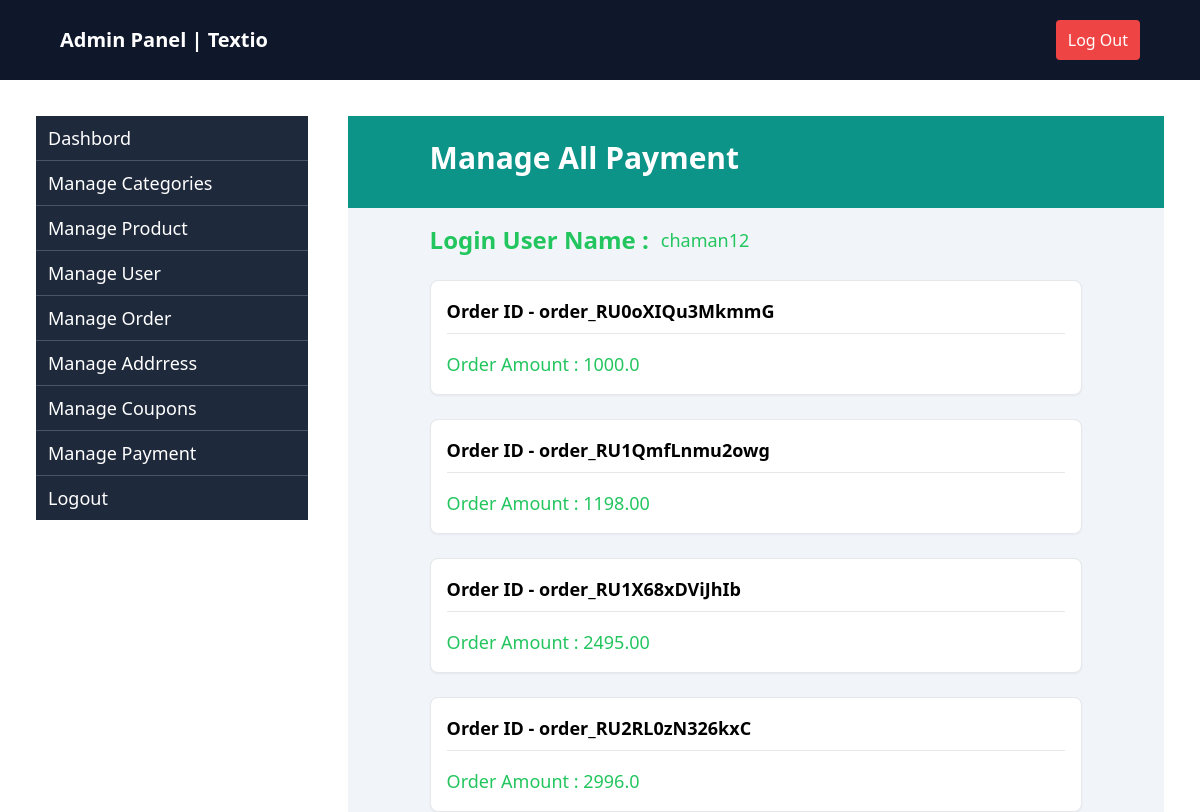
/manage-payment/ (signed in), run on an earlier commit of the app's database.
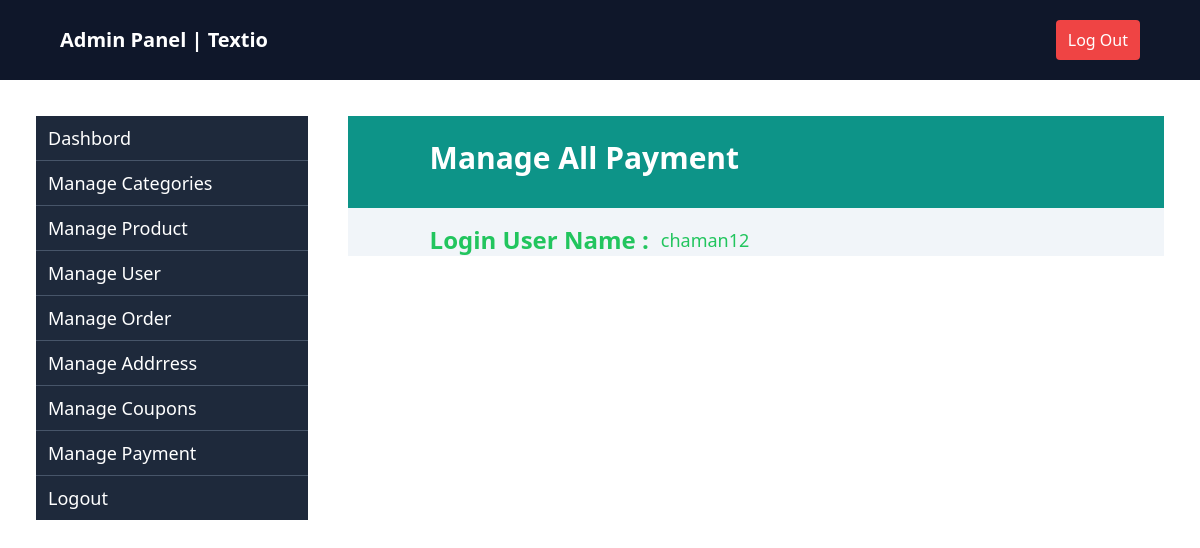
And on a later commit of the database.
### apptextio/models.py (models this page shows, shortened)
class Order(models.Model):
    user = models.ForeignKey(User, on_delete=models.CASCADE,blank=True,null=True)
    temp_user = models.CharField(max_length=50,blank=True,null=True)
    isordered = models.BooleanField(default=False)
    address = models.ForeignKey("Address", on_delete=models.CASCADE, blank=True, null=True)
    coupon_id = models.ForeignKey("Coupon",on_delete=models.CASCADE, blank=True, null=True)
    create_at =models.DateTimeField(auto_now=True, blank=True, null=True)
    razor_pay_order_id = models.CharField(max_length=100, blank=True, null=True)
    razor_pay_payment_id = models.CharField(max_length=100, blank=True, null=True)
    razor_pay_payment_signature = models.CharField(max_length=100, blank=True, null=True)
    from_buynow = models.BooleanField(default=False)
    def gettotaldiscountamount(self):
        total_discount = Decimal(0.00)
        item_discount = 0
        for item in OrderItem.objects.filter(order_id=self.id):
            item_discount += item.total_discount_price()
            total_discount = Decimal(str(item_discount))
        return total_discount
    def getpayableamount(self):
        if self.coupon_id:
            getpayableamount = Decimal(str(self.gettotaldiscountamount() - self.coupon_id.amount))
            return  getpayableamount
        else:
            getpayableamount = Decimal(str(self.gettotaldiscountamount()))
            return  getpayableamount

class OrderItem(models.Model):
    temp_user = models.CharField(max_length=50,blank=True,null=True)
    order_id = models.ForeignKey("Order", on_delete=models.CASCADE,blank=True,null=True, related_name="items")
    product_id = models.ForeignKey(Product, on_delete=models.CASCADE)
    qty = models.IntegerField(default=1)
    isordered = models.BooleanField(default=False)
    def total_discount_price(self):
        total_discount_price = Decimal(str(self.product_id.dis_price*self.qty))
        return total_discount_price

class Product(models.Model):
    category = models.ForeignKey(Category, on_delete=models.CASCADE)
    brand = models.CharField(max_length=50)
    title = models.CharField(max_length=200)
    image = models.ImageField(upload_to="photo/")
    description = models.TextField()
    price = models.FloatField(default=0)
    dis_price = models.FloatField(default=None, blank=True, null=True)
    size = models.ManyToManyField(SizeVariant, related_name="products", blank=True)

class Coupon(models.Model):
    code = models.CharField(max_length=200)
    amount = models.DecimalField(max_digits=7,decimal_places=2)

### apptextio/admin_views.py (the view)
# urls.py: path("manage-payment/",managePayment,name="managepayment"),
def managePayment(request):
    data = {}
    data['orders'] = Order.objects.filter(user=request.user , isordered = True)
    return render(request, 'admin/manage_payment.html', data)

### apptextio/context_processors.py (called while the page is built)
def no_of_orderitms(request):
    numbers = 0
    try:
        order = Order.objects.filter(user=request.user,isordered=False,from_buynow=False).first()
        if order:
            orderitems = OrderItem.objects.filter(user=request.user,order_id=order)
            numbers = orderitems.count()
        return {"numbers":numbers}
    except:
        return {"numbers":numbers}

### apptextio/templates/admin/manage_payment.html (shortened to what this page needs)
{% extends 'admin/admin_base.html' %}
{% load tailwind_filters %}
{% block content %}
<div class="bg-slate-100 flex flex-1 flex-col">
    <div class="flex-1 bg-teal-600 text-white px-[10%] py-6">
        <h2 class="text-3xl font-semibold">Manage All Payment</h2>
    </div>
    <div class="flex mt-4 gap-5 px-[10%]">
        <div class="w-full">
            <div class="flex items-center gap-3">
                <p class="text-2xl font-bold text-green-500">Login User Name :</p><span class="text-green-500 text-lg">
                    {{user.username}}</span>
            </div>
            {% for order in orders %}
            <div class="flex flex-col gap-4 mt-6 border rounded-lg bg-white shadow-sm p-4">
                <div class="flex items-center justify-between border-b pb-2">
                    <h2 class="text-lg font-semibold">Order ID - {{ order.razor_pay_order_id }}</h2>
                </div>
                <div class="flex">
                    <span class="text-green-500 text-lg">Order Amount : {{order.getpayableamount}}</span>
                </div>
            </div>
            {% endfor %}
        </div>
    </div>
</div>
{% endblock %}

### apptextio/templates/admin/admin_base.html (shortened to what this page needs)
<!DOCTYPE html>
<html lang="en">
<head>
    <script src="https://cdn.tailwindcss.com"></script>
</head>
<body>
    <div class="flex flex-1 bg-[#0F172A] text-white px-[5%] py-5 justify-between items-center">
        <h2 class="text-xl font-bold text-white">Admin Panel | Textio</h2>
        <div class="flex ">
            <a href="{% url 'homepage' %}" class="text-white bg-red-500 px-3 py-2 rounded">Log Out</a>
        </div>
    </div>
    <div class="px-[3%] flex flex-1 mt-5 gap-10">
        <div class="w-3/12 self-start mt-4">
            <div class="flex flex-col divide-y divide-slate-600 ">
                <a href="{% url 'dashboard' %}" class="bg-[#1E293B] text-white px-3 py-2 hover:bg-[#334155] text-lg font-medium">Dashbord</a>
                <a href="{% url 'managecategory' %}" class="bg-[#1E293B] text-white px-3 py-2 hover:bg-[#334155] text-lg font-medium">Manage Categories</a>
                <a href="{% url 'manageproduct' %}" class="bg-[#1E293B] text-white px-3 py-2 hover:bg-[#334155] text-lg font-medium">Manage Product</a>
                <a href="{% url 'manageuser' %}" class="bg-[#1E293B] text-white px-3 py-2 hover:bg-[#334155] text-lg font-medium">Manage User</a>
                <a href="{% url 'manageorder' %}" class="bg-[#1E293B] text-white px-3 py-2 hover:bg-[#334155] text-lg font-medium">Manage Order</a>
                <a href="{% url 'manageaddress' %}" class="bg-[#1E293B] text-white px-3 py-2 hover:bg-[#334155] text-lg font-medium">Manage Addrress</a>
                <a href="{% url 'manageCoupons' %}" class="bg-[#1E293B] text-white px-3 py-2 hover:bg-[#334155] text-lg font-medium">Manage Coupons</a>
                <a href="{% url 'managepayment' %}" class="bg-[#1E293B] text-white px-3 py-2 hover:bg-[#334155] text-lg font-medium">Manage Payment</a>
                <a href="" class="bg-[#1E293B] text-white px-3 py-2 hover:bg-[#334155] text-lg font-medium">Logout</a>
            </div>
        </div>
        <div class="w-9/12 mt-4">
            {% block content %}
            {% endblock %}
        </div>
    </div>
</body>
</html>

What changed in the data, as far as the page shows it:
removed Order: razor_pay_order_id "order_RU0oXIQu3MkmmG", getpayableamount "1000.0"
removed Order: razor_pay_order_id "order_RU1QmfLnmu2owg", getpayableamount "1198.00"
removed Order: razor_pay_order_id "order_RU1X68xDViJhIb", getpayableamount "2495.00"
removed Order: razor_pay_order_id "order_RU2RL0zN326kxC", getpayableamount "2996.0"
